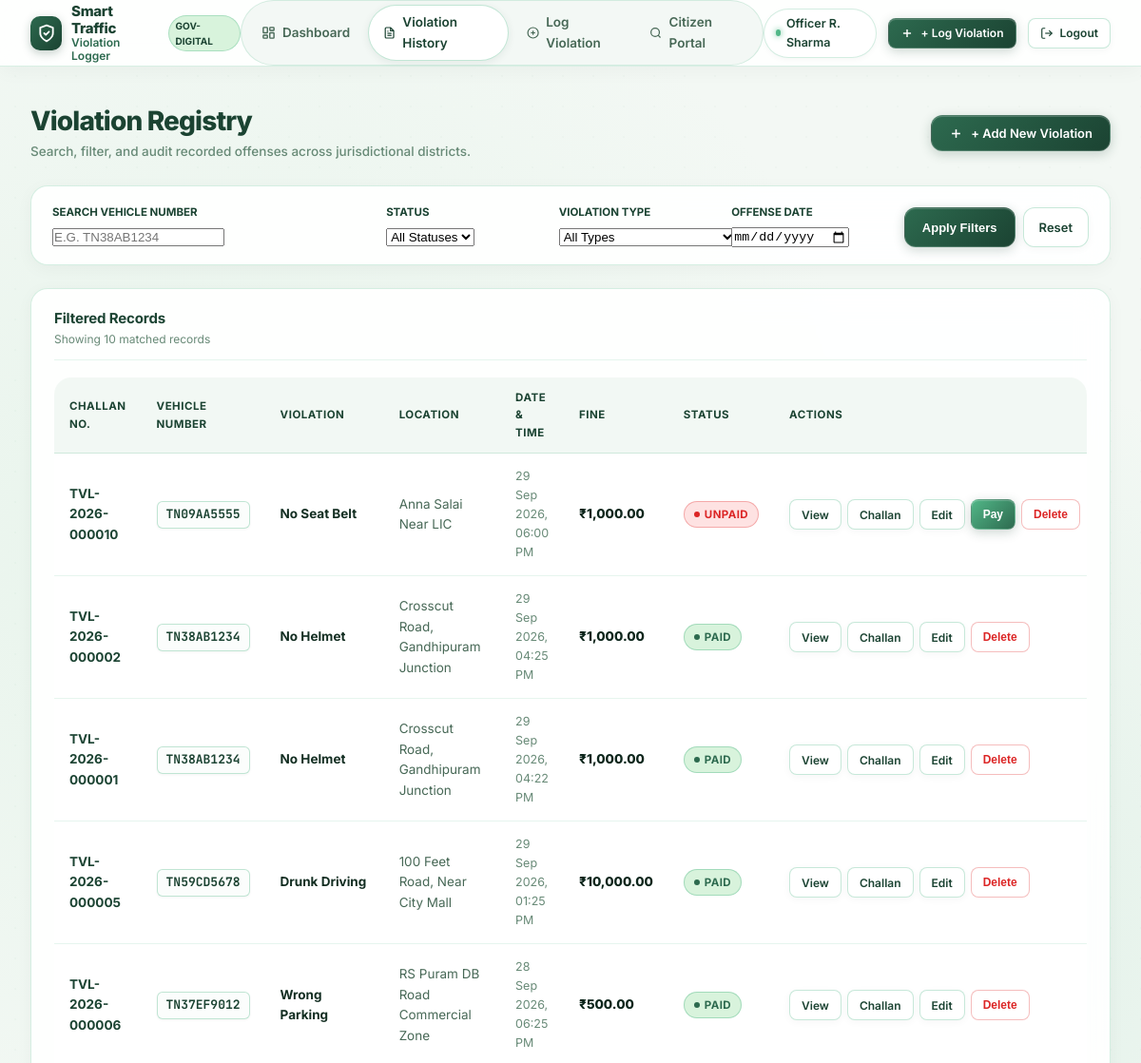
Page /violations (signed in, upper part) on the earlier database version.
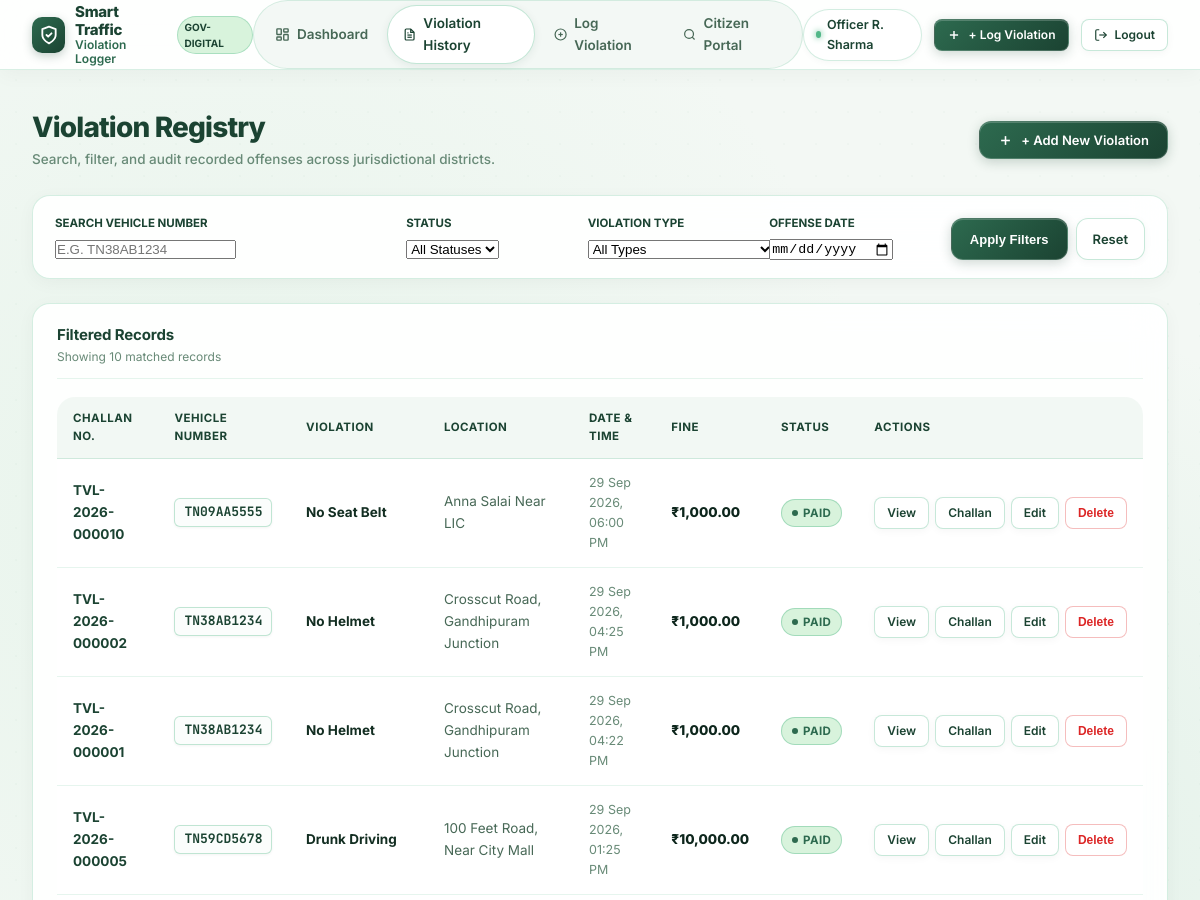
Same page on the later database version.
### models.py (models this page shows, shortened)
class Violation(db.Model):
    __tablename__ = 'violations'
    id = db.Column(db.Integer, primary_key=True)
    challan_number = db.Column(db.String(32), unique=True, nullable=False, index=True)
    vehicle_number = db.Column(db.String(20), nullable=False, index=True)
    violation_type = db.Column(db.String(100), nullable=False)
    location = db.Column(db.String(200), nullable=False)
    violation_date = db.Column(db.DateTime, nullable=False, default=utc_now)
    fine_amount = db.Column(db.Float, nullable=False)
    payment_status = db.Column(db.String(20), nullable=False, default='Unpaid')
    officer_badge = db.Column(db.String(50), nullable=True)
    officer_name = db.Column(db.String(120), nullable=True)
    qr_filename = db.Column(db.String(255), nullable=True)
    notes = db.Column(db.Text, nullable=True)
    created_at = db.Column(db.DateTime, default=utc_now)
    updated_at = db.Column(db.DateTime, default=utc_now, onupdate=utc_now)
    @property
    def is_paid(self):
        return self.payment_status.strip().lower() == 'paid'
    @property
    def formatted_date(self):
        if self.violation_date:
            return self.violation_date.strftime('%d %b %Y, %I:%M %p')
        return 'N/A'
    @property
    def formatted_amount(self):
        return f"₹{self.fine_amount:,.2f}"

### app.py (the view, shortened to what this page needs)
    @app.route('/violations')
    @login_required
    def violations():
        vehicle_param = request.args.get('vehicle', '').strip()
        status_param = request.args.get('status', 'All').strip()
        type_param = request.args.get('violation_type', 'All').strip()
        date_param = request.args.get('date', '').strip()
        query = Violation.query
        cleaned_vehicle = clean_vehicle_number(vehicle_param)
        if cleaned_vehicle:
            query = query.filter(Violation.vehicle_number.ilike(f"%{cleaned_vehicle}%"))
        if status_param and status_param != 'All':
            query = query.filter(Violation.payment_status == status_param)
        if type_param and type_param != 'All':
            query = query.filter(Violation.violation_type == type_param)
        results = query.order_by(Violation.violation_date.desc(), Violation.id.desc()).all()
        vehicle_summary = None
        all_types = [t[0] for t in VIOLATION_TYPES]
        return render_template(
            'violations.html',
            violations=results,
            vehicle_query=cleaned_vehicle,
            selected_status=status_param,
            selected_type=type_param,
            selected_date=date_param,
            all_types=all_types,
            vehicle_summary=vehicle_summary
        )

### utils.py (called while the page is built)
def clean_vehicle_number(vehicle_number):
    if not vehicle_number:
        return ""
    cleaned = re.sub(r'[\s\-]', '', vehicle_number).upper()
    return cleaned

### templates/violations.html (shortened to what the changed rows need)
{% extends "base.html" %}
{% block content %}
<div class="page-container">
  <div class="page-header">
    <div class="page-header-info">
      <h1 class="page-title">Violation Registry</h1>
    </div>
  </div>
  <div class="card">
    {% if violations %}
      <div class="table-responsive">
        <table class="eb-table">
          <thead>
            <tr>
              <th>Challan No.</th>
              <th>Vehicle Number</th>
              <th>Violation</th>
              <th>Location</th>
              <th>Date &amp; Time</th>
              <th>Fine</th>
              <th>Status</th>
              <th>Actions</th>
            </tr>
          </thead>
          <tbody>
            {% for v in violations %}
              <tr>
                <td>
                  <a href="{{ url_for('violation_detail', id=v.id) }}" style="font-weight: 700; color: var(--eb-forest); text-decoration: none;">
                    {{ v.challan_number }}
                  </a>
                </td>
                <td>
                  <span class="vehicle-plate">{{ v.vehicle_number }}</span>
                </td>
                <td>
                  <strong>{{ v.violation_type }}</strong>
                </td>
                <td style="color: var(--eb-text-muted);">
                  {{ v.location }}
                </td>
                <td style="color: var(--eb-text-subtle); font-size: 12.5px;">
                  {{ v.formatted_date }}
                </td>
                <td style="font-weight: 800; color: var(--eb-deep-forest);">
                  {{ v.formatted_amount }}
                </td>
                <td>
                  {% if v.is_paid %}
                    <span class="badge badge--paid">
                      <span class="badge-dot"></span> Paid
                    </span>
                  {% else %}
                    <span class="badge badge--unpaid">
                      <span class="badge-dot"></span> Unpaid
                    </span>
                  {% endif %}
                </td>
                <td>
                  <div class="actions-cell">
                    <a href="{{ url_for('violation_detail', id=v.id) }}" class="btn-secondary btn-sm" title="View Detail">
                      View
                    </a>
                    <a href="{{ url_for('challan_view', id=v.id) }}" class="btn-secondary btn-sm" title="View Challan">
                      Challan
                    </a>
                    <a href="{{ url_for('edit_violation', id=v.id) }}" class="btn-secondary btn-sm" title="Edit">
                      Edit
                    </a>
                    {% if not v.is_paid %}
                      <form action="{{ url_for('mark_paid', id=v.id) }}" method="POST" style="display:inline;">
                        <button type="submit" class="btn-primary btn-sm" style="background: linear-gradient(135deg, var(--eb-mint) 0%, var(--eb-emerald) 100%);" title="Mark Paid">
                          Pay
                        </button>
                      </form>
                    {% endif %}
                    <button type="button" class="btn-danger btn-sm js-delete-violation" data-id="{{ v.id }}" data-challan="{{ v.challan_number }}" title="Delete Violation">
                      Delete
                    </button>
                  </div>
                </td>
              </tr>
            {% endfor %}
          </tbody>
        </table>
      </div>
    {% endif %}
  </div>
</div>
{% endblock %}

Differences in the rows shown:
no longer on this page (row unchanged): Violation: challan_number "TVL-2026-000006", vehicle_number "TN37EF9012", violation_type "Wrong Parking", location "RS Puram DB Road Commercial Zone", formatted_date "28 Sep 2026, 06:25 PM", formatted_amount "₹500.00", payment_status "Paid" (drawn)
changed Violation "TVL-2026-000010": payment_status "UNPAID Pay" → "PAID"
